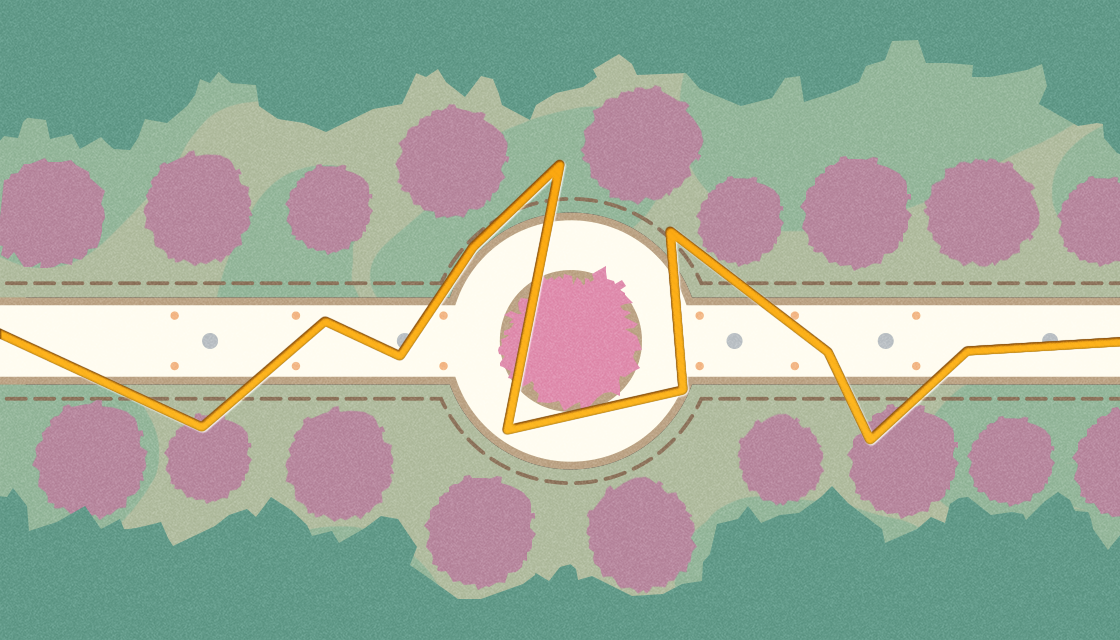

Rendered tile map (Tiled .tmx) drawn with the repository's tilesets; below, a short description and the map source with its tile grids summarised:
An orthogonal 35x20 tile map with 32x32 px tiles, 1 tile layer (块层 1).

<map version="1.0" orientation="orthogonal" renderorder="right-down" width="35" height="20" tilewidth="32" tileheight="32" nextobjectid="1">
 <tileset firstgid="1" name="002_3" tilewidth="32" tileheight="32" tilecount="700" columns="35">
  <image source="002_3.png" width="1136" height="640" />
 </tileset>
 <layer name="块层 1" width="35" height="20">
  <data>[700 cells, 700 non-empty, 700 distinct tile ids]</data>
 </layer>
</map>
